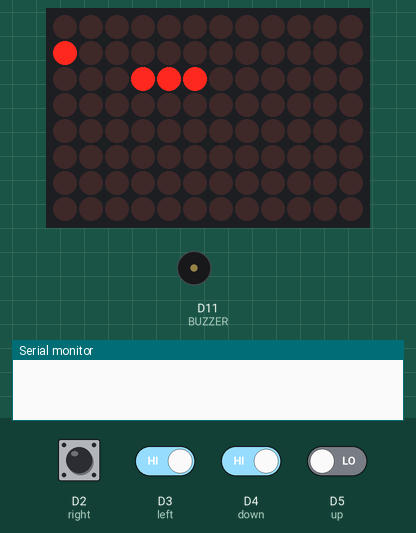
Recording of a sketch running on a simulated Arduino Uno R4 WiFi. On the bench: 12×8 LED matrix, buzzer (waves = sounding), the last lines printed to the serial monitor. Inputs (shaded band) come from the test bench; at power-on: D2 (right), D3 (left), D4 (down) HIGH, D5 (up) LOW. Random numbers use the default seed unless the sketch sets one.

Above: at 3.6 s.
3.7 s: D2 (right) pulled LOW for 0.15 s
At 5.5 s:
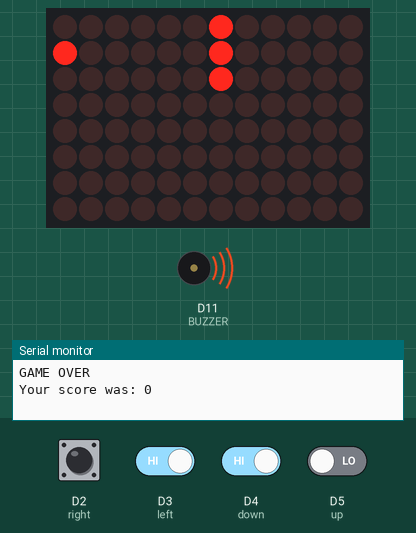
6.8 s: D2 (right) driven LOW and D3 (left) driven LOW and D4 (down) driven LOW and D5 (up) driven HIGH
At 7.3 s:
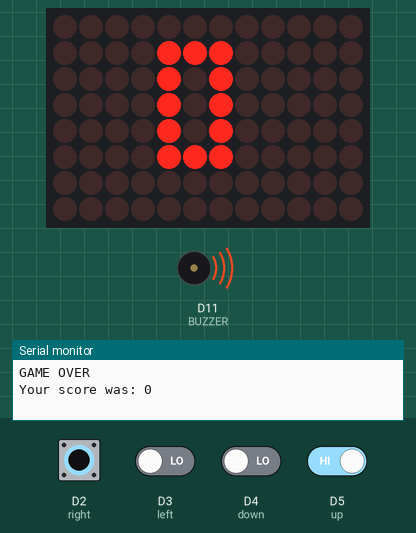
9.6 s: D3 (left) driven HIGH
At 12.4 s:
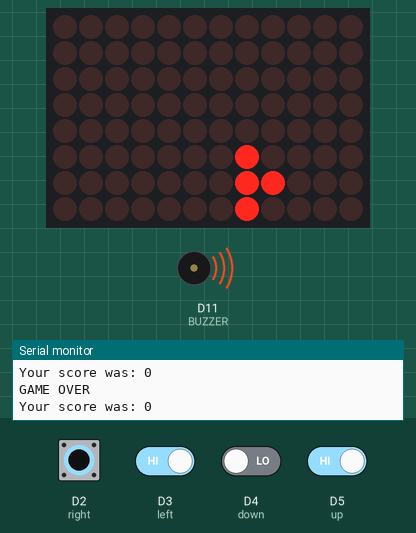
Timing chart, 0 to 14.1 s (numbered marks = the images above; inputs shaded):
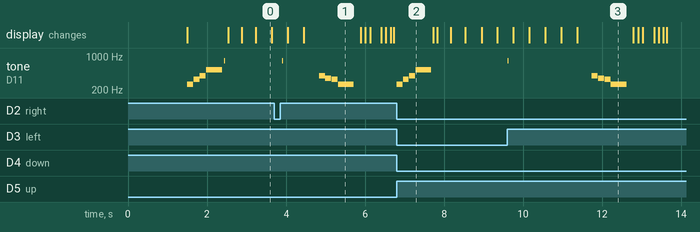

The sketch:

snake2electricboogaloo.ino
```cpp
/*

           /^\/^\
         _|__|  O|
\/     /~     \_/ \
 \____|__________/  \
        \_______      \
                `\     \                 \
                  |     |                  \
                 /      /                    \
                /     /                       \\
              /      /                         \ \
             /     /                            \  \
           /     /             _----_            \   \
          /     /           _-~      ~-_         |   |
         (      (        _-~    _--_    ~-_     _/   |
          \      ~-____-~    _-~    ~-_    ~-_-~    /
            ~-_           _-~          ~-_       _-~
               ~--______-~                ~-___-~

Play snake on the Arduino UNO R4 WiFi's built in LED Matrix!

Sketch written by Jacob Hylén & Ubi de Feo.

How to play:
- connect pushbuttons with 10kOhm pull-down resistors to D2, D3, D4, & D5.
- connect a Piezo buzzer to D11 for sound effects (optional)
- Upload the sketch.
- Enjoy!

On sketch start, a demo animation will play on the matrix. Start the game by pressing any button.

Your score will be written on the Matrix on death, and also printed to the Serial Monitor.
*/

#include "Arduino_LED_Matrix.h"
#include "math.h"

ArduinoLEDMatrix matrix;

uint8_t frame[8][12] = {
  { 0, 0, 0, 0, 0, 0, 0, 0, 0, 0, 0, 0 },
  { 0, 0, 0, 0, 0, 0, 0, 0, 0, 0, 0, 0 },
  { 0, 0, 0, 0, 0, 0, 0, 0, 0, 0, 0, 0 },
  { 0, 0, 0, 0, 0, 0, 0, 0, 0, 0, 0, 0 },
  { 0, 0, 0, 0, 0, 0, 0, 0, 0, 0, 0, 0 },
  { 0, 0, 0, 0, 0, 0, 0, 0, 0, 0, 0, 0 },
  { 0, 0, 0, 0, 0, 0, 0, 0, 0, 0, 0, 0 },
  { 0, 0, 0, 0, 0, 0, 0, 0, 0, 0, 0, 0 }
};

unsigned long lastTickTime, lastGameTickTime, lastSnakeMove;
#define UPDATE_INTERVAL 100
#define GAME_UPDATE_INTERVAL 66

#define ROWS 8
#define COLUMNS 12

#define down 4
#define up 5
#define left 3
#define right 2
#define BUZZER 11

uint8_t direction = 2;
int speed = 400;
uint8_t charX = 2, charY = 2;
uint8_t oldcharX = 4, oldcharY = 2;

//tail stuff
int snaketailX[96]{

};
int snaketailY[96]{

};

int tailLength = 3;

uint8_t foodX = 5, foodY = 6;

uint8_t score = 0;

// Track previous button states for edge detection
bool lastUp = false, lastDown = false, lastLeft = false, lastRight = false;

// Only allow one direction change per snake move
bool directionChanged = false;

void setup() {
  // put your setup code here, to run once:
  Serial.begin(115200);
  delay(1500);
  matrix.begin();
  lastGameTickTime = lastTickTime = millis();

  pinMode(2, INPUT);
  pinMode(3, INPUT);
  pinMode(4, INPUT);
  pinMode(5, INPUT);
  pinMode(BUZZER, OUTPUT);

  showDemoScreen();

  // Seed random with time spent on title screen
  randomSeed(millis());

  // Clear frame for game start
  for (int y = 0; y < 8; y++) {
    for (int x = 0; x < 12; x++) {
      frame[y][x] = 0;
    }
  }

  // Generate first food position randomly
  foodX = random(12);
  foodY = random(8);

  gameStartJingle();
}

void loop() {
  //delay(1000);
  unsigned long msNow = millis();
  if (msNow - lastGameTickTime > GAME_UPDATE_INTERVAL) {
    bool currUp = digitalRead(up) == HIGH;
    bool currDown = digitalRead(down) == HIGH;
    bool currLeft = digitalRead(left) == HIGH;
    bool currRight = digitalRead(right) == HIGH;

    if (!directionChanged && currUp && !lastUp) {
      if (direction != 2) {
        direction = 3;
        tone(BUZZER, 800, 30);
        directionChanged = true;
      }
    }
    if (!directionChanged && currDown && !lastDown) {
      if (direction != 3) {
        direction = 2;
        tone(BUZZER, 800, 30);
        directionChanged = true;
      }
    }
    if (!directionChanged && currLeft && !lastLeft) {
      if (direction != 0) {
        direction = 1;
        tone(BUZZER, 800, 30);
        directionChanged = true;
      }
    }
    if (!directionChanged && currRight && !lastRight) {
      if (direction != 1) {
        direction = 0;
        tone(BUZZER, 800, 30);
        directionChanged = true;
      }
    }

    lastUp = currUp;
    lastDown = currDown;
    lastLeft = currLeft;
    lastRight = currRight;

    oldcharX = charX;
    oldcharY = charY;

    lastGameTickTime = msNow;
  }
  if (msNow - lastTickTime > UPDATE_INTERVAL) {
    matrix.renderBitmap(frame, 8, 12);
    lastTickTime = msNow;
  }

  // set the direction for the snake
  if (msNow - lastSnakeMove > speed) {
    if (direction == 0) {
      charY--;
    }
    if (direction == 1) {
      charY++;
    }
    if (direction == 2) {
      charX++;
    }
    if (direction == 3) {
      charX--;
    }

    if (charY == 255 || charY == 8 || charX == 255 || charX == 12) {
      gameOver();
    }

    if (foodX == charX && foodY == charY) {
      score++;
      tailLength = score + 3;
      tone(BUZZER, 1200, 50);
      generateFood();
    }

    // Save tail end position before shifting (to clear from frame later)
    int tailEndX = snaketailX[tailLength - 1];
    int tailEndY = snaketailY[tailLength - 1];

    for (int i = tailLength; i > 0; i--) {
      snaketailX[i] = snaketailX[i - 1];
      snaketailY[i] = snaketailY[i - 1];
    }
    snaketailX[0] = charX;
    snaketailY[0] = charY;

    if (tailEndX >= 0 && tailEndY >= 0) {
      frame[tailEndY][tailEndX] = 0;
    }

    if (frame[charY][charX] == 1) {
      gameOver();
    }
    frame[charY][charX] = 1;
    frame[foodY][foodX] = 1;

    speed = 66 + (400 - 66) * exp(-score * 3 / 100.0);
    lastSnakeMove = msNow;
    directionChanged = false;
  }
}

void generateFood() {
  frame[foodY][foodX] = 0;
  foodX = random(12);
  foodY = random(8);
  if (frame[foodY][foodX] == 1){
    generateFood();
  }
}

// 3x5 digit font (0-9)
const uint8_t digits[10][5] = {
  {0b111, 0b101, 0b101, 0b101, 0b111}, // 0
  {0b010, 0b110, 0b010, 0b010, 0b111}, // 1
  {0b111, 0b001, 0b111, 0b100, 0b111}, // 2
  {0b111, 0b001, 0b111, 0b001, 0b111}, // 3
  {0b101, 0b101, 0b111, 0b001, 0b001}, // 4
  {0b111, 0b100, 0b111, 0b001, 0b111}, // 5
  {0b111, 0b100, 0b111, 0b101, 0b111}, // 6
  {0b111, 0b001, 0b010, 0b010, 0b010}, // 7
  {0b111, 0b101, 0b111, 0b101, 0b111}, // 8
  {0b111, 0b101, 0b111, 0b001, 0b111}  // 9
};


void rippleAnimation() {
  // Center of the matrix
  float centerX = 5.5;
  float centerY = 3.5;

  // Calculate max distance from center to corner
  float maxDist = sqrt(centerX * centerX + centerY * centerY);

  // Pre-calculate the score frame
  uint8_t scoreFrame[8][12] = {0};
  int tens = score / 10;
  int ones = score % 10;
  for (int row = 0; row < 5; row++) {
    if (tens > 0) {
      for (int col = 0; col < 3; col++) {
        if (digits[tens][row] & (0b100 >> col)) {
          scoreFrame[row + 1][col + 1] = 1;
        }
      }
    }
    for (int col = 0; col < 3; col++) {
      if (digits[ones][row] & (0b100 >> col)) {
        scoreFrame[row + 1][col + (tens > 0 ? 6 : 4)] = 1;
      }
    }
  }

  // Fill outward from center
  for (float radius = 0; radius <= maxDist + 1; radius += 0.8) {
    for (int y = 0; y < 8; y++) {
      for (int x = 0; x < 12; x++) {
        float dist = sqrt((x - centerX) * (x - centerX) + (y - centerY) * (y - centerY));
        if (dist <= radius) {
          frame[y][x] = 1;
        }
      }
    }
    matrix.renderBitmap(frame, 8, 12);
    delay(40);
  }

  delay(200);

  // Clear outward from center, revealing score underneath
  for (float radius = 0; radius <= maxDist + 1; radius += 0.8) {
    for (int y = 0; y < 8; y++) {
      for (int x = 0; x < 12; x++) {
        float dist = sqrt((x - centerX) * (x - centerX) + (y - centerY) * (y - centerY));
        if (dist <= radius) {
          frame[y][x] = scoreFrame[y][x];
        }
      }
    }
    matrix.renderBitmap(frame, 8, 12);
    delay(40);
  }
}

void gameStartJingle() {
  tone(BUZZER, 262, 150);  // C4
  delay(160);
  tone(BUZZER, 330, 150);  // E4
  delay(160);
  tone(BUZZER, 392, 150);  // G4
  delay(160);
  tone(BUZZER, 523, 400);  // C5
  delay(450);
}

void gameOverJingle() {
  tone(BUZZER, 392, 150);  // G4
  delay(160);
  tone(BUZZER, 349, 150);  // F4
  delay(160);
  tone(BUZZER, 330, 150);  // E4
  delay(160);
  tone(BUZZER, 262, 400);  // C4
  delay(450);
}

void resetGame() {
  // Reset snake position and direction
  charX = 2;
  charY = 2;
  direction = 2;
  tailLength = 3;
  score = 0;
  speed = 400;

  // Clear tail arrays (use -1 to mark as invalid, not 0 which is a valid position)
  for (int i = 0; i < 96; i++) {
    snaketailX[i] = -1;
    snaketailY[i] = -1;
  }

  // Clear frame
  for (int y = 0; y < 8; y++) {
    for (int x = 0; x < 12; x++) {
      frame[y][x] = 0;
    }
  }

  // Generate new food position
  randomSeed(millis());
  foodX = random(12);
  foodY = random(8);

  // Reset button states
  lastUp = false;
  lastDown = false;
  lastLeft = false;
  lastRight = false;
  directionChanged = false;

  // Reset timing
  lastGameTickTime = lastTickTime = lastSnakeMove = millis();
}

void showDemoScreen() {
  // Demo snake path (zigzag across the matrix)
  const int pathLength = 96;
  const int pathX[96] = {
    0,1,2,3,4,5,6,7,8,9,10,11,
    11,10,9,8,7,6,5,4,3,2,1,0,
    0,1,2,3,4,5,6,7,8,9,10,11,
    11,10,9,8,7,6,5,4,3,2,1,0,
    0,1,2,3,4,5,6,7,8,9,10,11,
    11,10,9,8,7,6,5,4,3,2,1,0,
    0,1,2,3,4,5,6,7,8,9,10,11,
    11,10,9,8,7,6,5,4,3,2,1,0,
  };
  const int pathY[96] = {
    0,0,0,0,0,0,0,0,0,0,0,0,
    1,1,1,1,1,1,1,1,1,1,1,1,
    2,2,2,2,2,2,2,2,2,2,2,2,
    3,3,3,3,3,3,3,3,3,3,3,3,
    4,4,4,4,4,4,4,4,4,4,4,4,
    5,5,5,5,5,5,5,5,5,5,5,5,
    6,6,6,6,6,6,6,6,6,6,6,6,
    7,7,7,7,7,7,7,7,7,7,7,7,
  };
  int demoHead = 5;
  const int demoLength = 6;

  // Show demo snake until button press
  while (digitalRead(up) == LOW && digitalRead(down) == LOW &&
         digitalRead(left) == LOW && digitalRead(right) == LOW) {
    for (int y = 0; y < 8; y++) {
      for (int x = 0; x < 12; x++) {
        frame[y][x] = 0;
      }
    }

    for (int i = 0; i < demoLength; i++) {
      int idx = (demoHead - i + pathLength) % pathLength;
      frame[pathY[idx]][pathX[idx]] = 1;
    }

    matrix.renderBitmap(frame, 8, 12);
    delay(100);

    demoHead = (demoHead + 1) % pathLength;
  }
}

void gameOver() {
  Serial.println("GAME OVER");
  Serial.print("Your score was: ");
  Serial.println(score);

  gameOverJingle();
  rippleAnimation();

  // Wait for button release first
  while (digitalRead(up) == HIGH || digitalRead(down) == HIGH ||
         digitalRead(left) == HIGH || digitalRead(right) == HIGH) {
  }

  // Wait for button press to restart, or timeout after 10 seconds
  unsigned long startWait = millis();
  while (digitalRead(up) == LOW && digitalRead(down) == LOW &&
         digitalRead(left) == LOW && digitalRead(right) == LOW) {
    if (millis() - startWait > 10000) {
      // Timeout - go back to demo screen
      showDemoScreen();
      resetGame();
      gameStartJingle();
      return;
    }
  }

  resetGame();
  gameStartJingle();
}
```

Measured:
- after the input at 6.8 s, tone on D11 (BUZZER): plays 262 Hz for 0.15 s, 330 Hz for 0.15 s, 392 Hz for 0.15 s, 523 Hz for 0.40 s, starting at once
- by itself, tone on D11 (BUZZER): plays 800 Hz for 0.03 s, 392 Hz for 0.15 s, 349 Hz for 0.15 s, 330 Hz for 0.15 s, 262 Hz for 0.40 s
- what the display in image 0 shows lasts 0.4 s, from 3.2 s to 3.6 s
- what the display in image 1 shows lasts 1.4 s, from 4.5 s to 5.9 s
